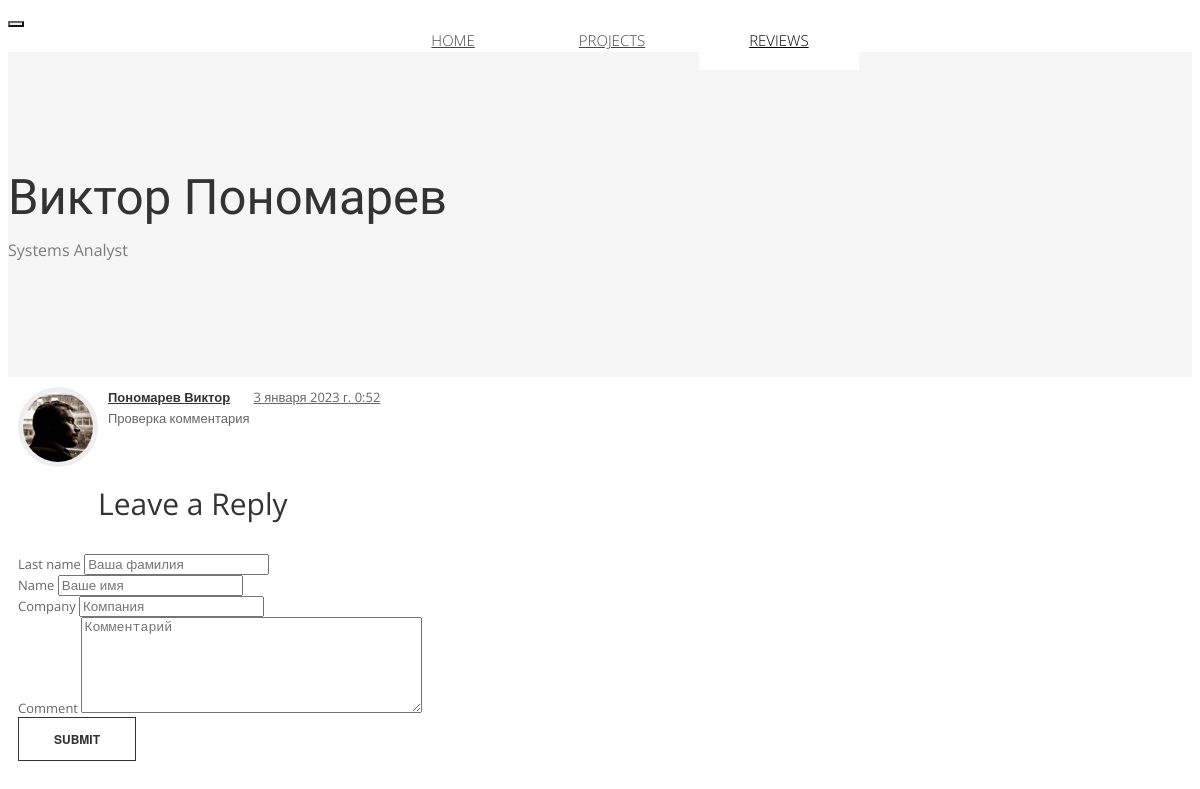
Screenshot of /business/reviews/ with the database file from the repository.
### business/models.py (models this page shows, shortened)
class Owner_site(models.Model):
    first_name = models.CharField(max_length=10)
    image = models.ImageField(upload_to='images/', blank=True)
    last_name = models.CharField(max_length=10)
    position = models.CharField(max_length=100)
    company = models.ForeignKey(Company, on_delete=models.PROTECT)
    about = models.CharField(max_length=500)

class Comment(models.Model):
    comment_text = models.CharField(max_length=400)
    pub_date = models.DateTimeField('date published')
    owner = models.ForeignKey(Owner, on_delete=models.CASCADE)

class Owner(models.Model):
    first_name = models.CharField(max_length=10)
    last_name = models.CharField(max_length=10)
    company = models.ForeignKey(Company, on_delete=models.CASCADE)

### business/views.py (the view)
# urls.py: path('reviews/', views.reviews, name='reviews'),]
def reviews(request):
    owner_site = Owner_site.objects.all().last()
    latest_comments_list = Comment.objects.order_by('-pub_date')[:5]
    context = {
        'latest_comments_list': latest_comments_list,
        'owner_site': owner_site,
    }
    if request.method == 'POST':
        data_form = CommentForm(request.POST)
        if data_form.is_valid():
            company, created = Company.objects.get_or_create(
                name=data_form.cleaned_data['company'], country='Russia')
            owner, created = company.owner_set.get_or_create(
                first_name=data_form.cleaned_data['first_name'], last_name=data_form.cleaned_data['last_name'])
            owner.comment_set.create(
                comment_text=data_form.cleaned_data['comment'], pub_date=timezone.now())
        form = CommentForm()
    else:
        form = CommentForm()
    context['form'] = form
    return render(request, 'business/reviews.html', context)

### business/views.py
class CommentForm(forms.Form):
    class_field = 'form-control'
    first_name = forms.CharField(min_length=2, widget=forms.TextInput(
        attrs={'placeholder': 'Ваше имя', 'class': class_field}))
    last_name = forms.CharField(min_length=2, widget=forms.TextInput(
        attrs={'placeholder': 'Ваша фамилия', 'class': class_field}))
    company = forms.CharField(min_length=2, widget=forms.TextInput(
        attrs={'placeholder': 'Компания', 'class': class_field}))
    comment = forms.CharField(min_length=4, widget=forms.Textarea(
        attrs={'placeholder': 'Комментарий', 'rows': 6, 'class': class_field}))

### business/templates/business/reviews.html (shortened to what this page needs)
<!DOCTYPE html>
<html lang="en">
<body class="home">
    <head>
        {% load static %}
        <link href="http://netdna.bootstrapcdn.com/bootstrap/3.0.0/css/bootstrap.no-icons.min.css" rel="stylesheet">
        <link href="http://netdna.bootstrapcdn.com/font-awesome/4.0.3/css/font-awesome.css" rel="stylesheet">
        <link rel="stylesheet" href="{% static 'business/styles.css' %}">
    </head>
    <body class="home">
    <header id="header">
        <nav class="navbar navbar-default navbar-sticky">
            <div class="container-fluid">
                <div class="navbar-header">
                    <button type="button" class="navbar-toggle" data-toggle="collapse" data-target="#bs-example-navbar-collapse-1"> </button>
                </div>
                <div class="navbar-collapse collapse">
                    <ul class="nav navbar-nav">
                        <li><a href="{% url 'business:index' %}">Home</a></li>
                        <li><a href="{% url 'business:projects' %}">Projects</a></li>
                        <li class="active"><a href="{% url 'business:reviews' %}">Reviews</a></li>
                    </ul>
                </div>
            </div>
        </nav>
        <div id="head" class="parallax" parallax-speed="1">
            <h1 id="logo" class="text-center">
				<span class="title">{{ owner_site.first_name }} {{ owner_site.last_name }}</span>
				<span class="tagline">{{ owner_site.position }}<br>
            </h1>
        </div>
<main id="main">
	<div class="container">
		<div class="row">
			<div class="col-sm-8 col-sm-offset-2">
				<div id="comments">
					<ol class="comments-list">
						{% if latest_comments_list %}
							{% for comment in latest_comments_list %}
								<li class="comment">
									<div>
										<img src="{% static 'business/images/avatar_man.png' %}" alt="Avatar" class="avatar">
										<div class="comment-meta">
											<span class="author"><a href="#">{{ comment.owner.first_name}} {{ comment.owner.last_name }}</a></span>
											<span class="date"><a href="#">{{ comment.pub_date }}</a></span>
										</div>
										<div class="comment-body">
											{{ comment.comment_text }}
										</div>
									</div>
								</li>
							{% endfor %}
						{% else %}
							<p> </p>
						{% endif %}
					</ol>
					<div id="respond">
						<h3 id="reply-title">Leave a Reply</h3>
						<form action="" method="post" id="commentform" class="">
							<div class="form-group">
								<label for="inputLastName">Last name</label>
								{{ form.last_name}}
							</div>
                            <div class="form-group">
								<label for="inputName">Name</label>
								{{ form.first_name}}
							</div>
                            <div class="form-group">
								<label for="inputCompany">Company</label>
								{{ form.company}}
							</div>
							<div class="form-group">
								<label for="inputComment">Comment</label>
								{{ form.comment}}
							</div>
							<div class="row">
								<div class="col-md-7 text-right">
  									<button type="submit" class="btn btn-action">Submit</button>
								</div>
						</form>
					</div>
				</div>
			</div>
		</div>
	</div>
</main>
</body>
</html>

### business/static/business/styles.css (style rules this page uses)
html { font-size: 100%; }
body { font-size: 15px; font-size: 0.9375rem; font-family: "Open sans", Helvetica, Arial, sans-serif; color: #666666; padding: 0; }
.navbar { border-width: 1px 0; -webkit-border-radius: 0; -webkit-background-clip: padding-box; -moz-border-radius: 0; -moz-background-clip: padding; border-radius: 0; background-clip: padding-box; width: 100%; margin-bottom: 0; }
.navbar-collapse { -webkit-border-radius: 0; -webkit-background-clip: padding-box; -moz-border-radius: 0; -moz-background-clip: padding; border-radius: 0; background-clip: padding-box; font-family: "Open sans", Helvetica, Arial, sans-serif; font-weight: 300; text-transform: uppercase; }
.navbar-collapse .navbar-nav { float: none; margin: 0 auto; text-align: center; }
.navbar-collapse .navbar-nav > li { float: none; display: inline-block; }
.navbar-collapse .navbar-nav > li > a { padding: 20px 50px; }
.navbar-default { background-color: #ffffff; border-color: #cccccc; }
.navbar-default .navbar-nav > li > a { color: #454545; }
.navbar-default .navbar-nav > .active > a, .navbar-default .navbar-nav > .active > a:hover, .navbar-default .navbar-nav > .active > a:focus { color: #000000; background-color: #ffffff; }
.navbar-default .navbar-toggle { border-color: #666666; }
.navbar-default .navbar-collapse, .navbar-default .navbar-form { border-color: #cccccc; }
ul, ol { line-height: 1.6em; margin: 0 0 30px 0; }
h1, h2, h3, h4, h5, h6, .h1, .h2, .h3, .h4, .h5, .h6 { font-family: "Open sans", Helvetica, Arial, sans-serif; font-weight: 400; color: #333333; }
h1 { font-size: 40px; font-size: 2.5rem; }
h3 { font-size: 30px; font-size: 1.875rem; }
a { color: #bd1550; }
#head { background: #f4f4f4cc top center; background-size: cover; color: #5c5c5c; padding: 30px 0 35px 0; }
#head .title { font-family: Alice, Georgia, serif; font-size: 49px; font-size: 3.0625rem; }
#head .tagline { display: block; font-size: 14px; font-size: 0.875rem; line-height: 1.2em; color: #7C7C7C; margin: 5px 0 0; }
.home #head { padding: 90px 0; }
.home #head .title { font-size: 49px; font-size: 3.0625rem; }
.home #head .tagline { font-size: 16px; font-size: 1rem; margin: 15px 0 0; }
img { max-width: 100%; }
.btn { font-size: 12px; font-size: 0.75rem; text-decoration: none; text-transform: uppercase; font-family: "Helvetica Neue", Helvetica, Arial, sans-serif; color: #333; -webkit-border-radius: 0px; -webkit-background-clip: padding-box; -moz-border-radius: 0px; -moz-background-clip: padding; border-radius: 0px; background-clip: padding-box; -webkit-transition-property: all; -moz-transition-property: all; -o-transition-property: all; -ms-transition-property: all; transition-property: all; -webkit-transition-duration: 0.2s; -moz-transition-duration: 0.2s; -o-transition-duration: 0.2s; transition-duration: 0.2s; border: 0 none; padding: 12px 35px; text-shadow: 0 1px 0px #780d33; }
.btn-action { font-weight: bold; background: transparent!important; border: 1px solid #333; text-shadow: none; }
#comments { margin: 10px; font-size: 13px; font-size: 0.8125rem; }
#comments ul, #comments ol { margin: 0; padding: 0; }
#comments .comment { margin: 0; padding: 0; list-style: none; clear: both; }
#comments .avatar { float: left; width: 70px; height: 70px; margin-bottom: 30px; border: 5px solid #eeeeee; -webkit-border-radius: 50%; -webkit-background-clip: padding-box; -moz-border-radius: 50%; -moz-background-clip: padding; border-radius: 50%; background-clip: padding-box; }
#comments .comment-meta { margin: 0 0 0 90px; }
#comments .comment-meta a { color: #333333; }
#comments .comment-meta .author { margin: 0 20px 0 0; font-weight: bold; }
#comments .comment-meta .date { margin: 0 20px 0 0; }
#comments .comment-meta .date a { color: #666666; }
#comments .comment-body { margin: 0 0 35px 90px; }
#respond { margin: 55px 0 0 0; }
@media (min-width: 1200px) { .container { max-width: 1080px; } }

### rows the page displays
Owner_site: first_name "Виктор", last_name "Пономарев", position "Systems Analyst"
Comment: owner.first_name "Пономарев", owner.last_name "Виктор", pub_date "3 января 2023 г. 0:52", comment_text "Проверка комментария"
